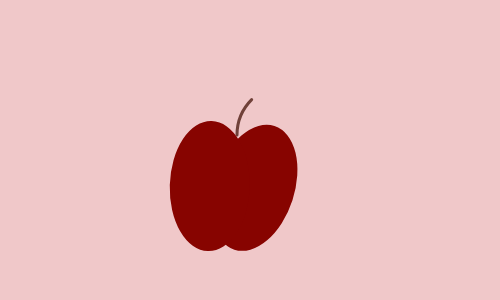
Frame 1 (no input)
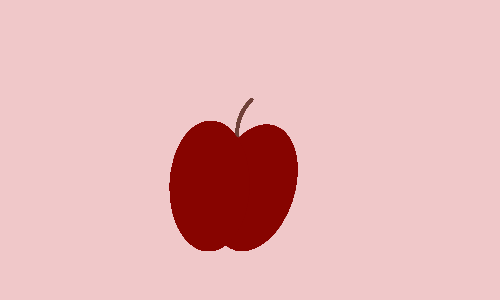
Frame 60 (no input)
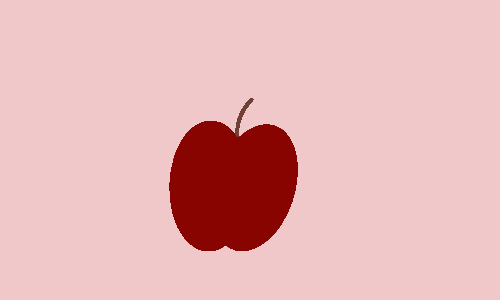
Frame 120 (the mouse pressed at the canvas centre since frame 60)

The p5.js sketch that drew these frames (run headless with seeded random() and noise() and a simulated clock; from frame 60 on, the mouse is pressed at the canvas centre):

// p5.js sketch
// ── sketch.js
function setup() {
  createCanvas(500,300);
  background(240,200,201);
}

function draw() {
  noFill();
  stroke(112,65,57);
  strokeWeight(3);
  arc(287, 135, 100, 100, PI, PI+QUARTER_PI);
  noStroke();
  fill(135,4,0);
  rotate(PI/10);
  ellipse(300, 100, 80, 130);
  rotate(PI/-11);
  ellipse(215, 180, 80, 130);
  
}
